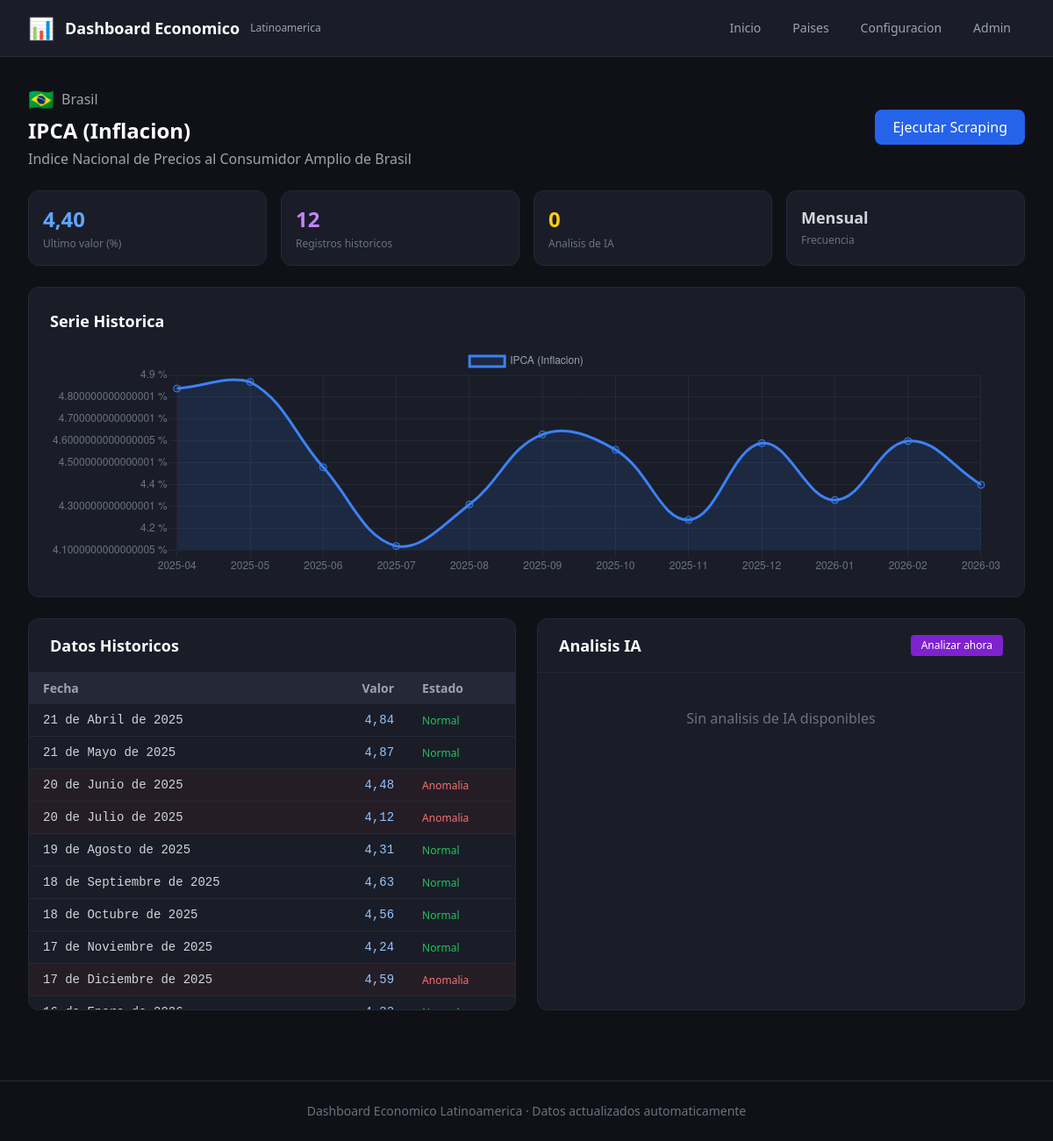
The app's page /variable/10/ with its own data.
### core/models.py (models this page shows, shortened)
class MacroVariable(models.Model):
    FREQUENCY_CHOICES = [
        ('daily', 'Diario'),
        ('weekly', 'Semanal'),
        ('monthly', 'Mensual'),
        ('quarterly', 'Trimestral'),
    ]
    country = models.ForeignKey(Country, on_delete=models.CASCADE, related_name='variables', verbose_name="País")
    name = models.CharField(max_length=200, verbose_name="Nombre")
    description = models.TextField(blank=True, verbose_name="Descripción")
    source_url = models.URLField(blank=True, verbose_name="URL fuente")
    css_selector = models.CharField(max_length=500, blank=True, verbose_name="Selector CSS")
    frequency = models.CharField(max_length=20, choices=FREQUENCY_CHOICES, default='monthly', verbose_name="Frecuencia")
    is_dynamic = models.BooleanField(default=False, verbose_name="Scraping dinámico")
    unit = models.CharField(max_length=50, verbose_name="Unidad")
    is_active = models.BooleanField(default=True, verbose_name="Activa")
    created_at = models.DateTimeField(auto_now_add=True)
    class Meta:
        verbose_name = "Variable Macroeconómica"
        verbose_name_plural = "Variables Macroeconómicas"
        ordering = ['country', 'name']
    def latest_value(self):
        last = self.historical_data.order_by('-date').first()
        return last.value if last else None

class Country(models.Model):
    name = models.CharField(max_length=100, verbose_name="Nombre")
    code = models.CharField(max_length=5, unique=True, verbose_name="Código ISO")
    flag_emoji = models.CharField(max_length=10, verbose_name="Bandera")
    class Meta:
        verbose_name = "País"
        verbose_name_plural = "Países"
        ordering = ['name']

class HistoricalData(models.Model):
    variable = models.ForeignKey(MacroVariable, on_delete=models.CASCADE, related_name='historical_data', verbose_name="Variable")
    value = models.FloatField(verbose_name="Valor")
    date = models.DateField(verbose_name="Fecha")
    is_anomaly = models.BooleanField(default=False, verbose_name="¿Anomalía?")
    scraped_at = models.DateTimeField(default=timezone.now)
    class Meta:
        verbose_name = "Dato Histórico"
        verbose_name_plural = "Datos Históricos"
        ordering = ['-date']
        unique_together = [['variable', 'date']]

### core/views.py (the view)
# urls.py: path('variable/<int:variable_id>/', views.variable_detail, name='variable_detail'),
def variable_detail(request, variable_id):
    variable = get_object_or_404(MacroVariable, id=variable_id)
    historical = variable.historical_data.order_by('date')
    ai_logs = variable.ai_logs.order_by('-analyzed_at')[:10]
    chart_labels = [str(h.date) for h in historical]
    chart_values = [h.value for h in historical]
    context = {
        'variable': variable,
        'historical': historical,
        'ai_logs': ai_logs,
        'chart_labels': json.dumps(chart_labels),
        'chart_values': json.dumps(chart_values),
    }
    return render(request, 'dashboard/variable_detail.html', context)

### templates/dashboard/variable_detail.html (shortened to what this page needs)
{% extends 'dashboard/base.html' %}
{% block content %}
<div class="flex items-center justify-between mb-6">
    <div>
        <div class="flex items-center space-x-2 mb-1">
            <span class="text-2xl">{{ variable.country.flag_emoji }}</span>
            <span class="text-gray-400">{{ variable.country.name }}</span>
        </div>
        <h1 class="text-2xl font-bold text-white">{{ variable.name }}</h1>
        <p class="text-gray-400 mt-1">{{ variable.description }}</p>
    </div>
    <button onclick="runScraper({{ variable.id }})"
            class="bg-blue-600 hover:bg-blue-700 text-white px-5 py-2 rounded-lg font-medium transition-colors">
        Ejecutar Scraping
    </button>
</div>
<div class="grid grid-cols-2 md:grid-cols-4 gap-4 mb-6">
    <div class="bg-gray-800 rounded-xl p-4 border border-gray-700">
        <div class="text-2xl font-bold text-blue-400">
            {% with variable.latest_value as lv %}
            {% if lv %}{{ lv|floatformat:2 }}{% else %}-{% endif %}
            {% endwith %}
        </div>
        <div class="text-gray-500 text-xs mt-1">Ultimo valor ({{ variable.unit }})</div>
    </div>
    <div class="bg-gray-800 rounded-xl p-4 border border-gray-700">
        <div class="text-2xl font-bold text-purple-400">{{ historical|length }}</div>
        <div class="text-gray-500 text-xs mt-1">Registros historicos</div>
    </div>
    <div class="bg-gray-800 rounded-xl p-4 border border-gray-700">
        <div class="text-2xl font-bold text-yellow-400">{{ ai_logs|length }}</div>
        <div class="text-gray-500 text-xs mt-1">Analisis de IA</div>
    </div>
    <div class="bg-gray-800 rounded-xl p-4 border border-gray-700">
        <div class="text-lg font-bold text-gray-300">{{ variable.get_frequency_display }}</div>
        <div class="text-gray-500 text-xs mt-1">Frecuencia</div>
    </div>
</div>
<div class="bg-gray-800 rounded-xl p-6 border border-gray-700 mb-6">
    <h2 class="text-lg font-semibold mb-4 text-white">Serie Historica</h2>
    <div class="chart-container" style="height: 260px;">
        <canvas id="histChart"></canvas>
    </div>
</div>
<div class="grid grid-cols-1 lg:grid-cols-2 gap-6">
    <div class="bg-gray-800 rounded-xl border border-gray-700 overflow-hidden">
        <div class="px-6 py-4 border-b border-gray-700">
            <h2 class="text-lg font-semibold text-white">Datos Historicos</h2>
        </div>
        <div class="max-h-96 overflow-y-auto">
            <table class="w-full text-sm">
                <thead class="bg-gray-700 text-gray-400 sticky top-0">
                    <tr>
                        <th class="px-4 py-2 text-left">Fecha</th>
                        <th class="px-4 py-2 text-right">Valor</th>
                        <th class="px-4 py-2 text-left">Estado</th>
                    </tr>
                </thead>
                <tbody class="divide-y divide-gray-700">
                    {% for h in historical %}
                    <tr class="hover:bg-gray-700 {% if h.is_anomaly %}bg-red-900/10{% endif %}">
                        <td class="px-4 py-2 text-gray-300 font-mono">{{ h.date }}</td>
                        <td class="px-4 py-2 text-right font-mono text-blue-300">{{ h.value|floatformat:2 }}</td>
                        <td class="px-4 py-2">
                            {% if h.is_anomaly %}
                                <span class="text-xs text-red-400">Anomalia</span>
                            {% else %}
                                <span class="text-xs text-green-500">Normal</span>
                            {% endif %}
                        </td>
                    </tr>
                    {% empty %}
                    <tr><td colspan="3" class="px-4 py-6 text-center text-gray-500">Sin datos historicos</td></tr>
                    {% endfor %}
                </tbody>
            </table>
        </div>
    </div>
    <div class="bg-gray-800 rounded-xl border border-gray-700 overflow-hidden">
        <div class="px-6 py-4 border-b border-gray-700 flex items-center justify-between">
            <h2 class="text-lg font-semibold text-white">Analisis IA</h2>
            <button onclick="requestAnalysis({{ variable.id }})" class="text-xs bg-purple-700 hover:bg-purple-600 px-3 py-1 rounded text-white transition-colors">
                Analizar ahora
            </button>
        </div>
        <div class="p-4 space-y-3 max-h-96 overflow-y-auto">
            {% for log in ai_logs %}
            <div class="bg-gray-700 rounded-lg p-3">
                <div class="flex items-center justify-between mb-2">
                    <span class="text-xs text-gray-400 font-mono">{{ log.analyzed_at|date:"d/m/Y H:i" }}</span>
                    <div class="flex gap-2">
                        <span class="text-xs px-2 py-0.5 rounded-full badge-{{ log.ai_verdict }}">{{ log.ai_verdict }}</span>
                        <span class="text-xs px-2 py-0.5 rounded-full bg-gray-600 text-gray-300">{{ log.risk_level }}</span>
                    </div>
                </div>
                <div class="text-red-400 text-xs font-mono mb-1">Delta {{ log.detected_change|floatformat:2 }}%</div>
                <p class="text-gray-300 text-xs">{{ log.justification }}</p>
                {% if log.recommendation %}
                <p class="text-blue-300 text-xs mt-1 italic">{{ log.recommendation }}</p>
                {% endif %}
            </div>
            {% empty %}
            <div class="text-center py-6 text-gray-500">Sin analisis de IA disponibles</div>
            {% endfor %}
        </div>
    </div>
</div>
{% endblock %}
{% block scripts %}
<script>
const labels = {{ chart_labels|safe }};
const values = {{ chart_values|safe }};
new Chart(document.getElementById('histChart').getContext('2d'), {
    type: 'line',
    data: {
        labels: labels.map(l => l.substring(0, 7)),
        datasets: [{
            label: '{{ variable.name }}',
            data: values,
            borderColor: '#3b82f6',
            backgroundColor: '#3b82f620',
            tension: 0.4,
            fill: true,
            pointRadius: 4,
            pointHoverRadius: 7,
        }]
    },
    options: {
        responsive: true, maintainAspectRatio: false,
        plugins: {
            legend: { labels: { color: '#9ca3af' } },
            tooltip: { backgroundColor: '#1a1d27', borderColor: '#343748', borderWidth: 1 }
        },
        scales: {
            x: { ticks: { color: '#6b7280' }, grid: { color: '#252836' } },
            y: { ticks: { color: '#6b7280', callback: v => v + ' {{ variable.unit }}' }, grid: { color: '#252836' } }
        }
    }
});
function getCookie(name) {
    const v = document.cookie.match('(^|;) ?' + name + '=([^;]*)(;|$)');
    return v ? v[2] : null;
}
async function runScraper(varId) {
    const div = document.getElementById('scraper-result');
    div.classList.remove('hidden');
    div.innerHTML = '<span class="text-gray-400">Ejecutando scraping...</span>';
    const resp = await fetch(`/api/scraper/run/${varId}/`, {
        method: 'POST', headers: {'X-CSRFToken': getCookie('csrftoken')}
    });
    const data = await resp.json();
    if (data.success) {
        div.innerHTML = `<span class="text-green-400">OK Valor: ${data.value} ${data.is_anomaly ? ' Anomalia' : ''}</span>`;
    } else {
        div.innerHTML = `<span class="text-red-400">Error: ${data.error}</span>`;
    }
    setTimeout(() => div.classList.add('hidden'), 5000);
}
async function requestAnalysis(varId) {
    const resp = await fetch(`/api/ai/analyze/${varId}/`, {
        method: 'POST', headers: {'X-CSRFToken': getCookie('csrftoken')}
    });
    const data = await resp.json();
    alert(data.success ? `Veredicto: ${data.verdict}\n${data.justification}` : `Error: ${data.error || data.justification}`);
    location.reload();
}
</script>
{% endblock %}

### templates/dashboard/base.html (style rules this page uses)
body { background-color: #0f1117; }
.chart-container { position: relative; }

### records on screen
MacroVariable: country.flag_emoji "🇧🇷", country.name "Brasil", name "IPCA (Inflacion)", description "Indice Nacional de Precios al Consumidor Amplio de Brasil", unit "%", frequency "Mensual"
HistoricalData: value "4,40"
HistoricalData: date "21 de Abril de 2025", value "4,84", is_anomaly "Normal"
HistoricalData: date "21 de Mayo de 2025", value "4,87", is_anomaly "Normal"
HistoricalData: date "20 de Junio de 2025", value "4,48", is_anomaly "Anomalia"
HistoricalData: date "20 de Julio de 2025", value "4,12", is_anomaly "Anomalia"
HistoricalData: date "19 de Agosto de 2025", value "4,31", is_anomaly "Normal"
HistoricalData: date "18 de Septiembre de 2025", value "4,63", is_anomaly "Normal"
HistoricalData: date "18 de Octubre de 2025", value "4,56", is_anomaly "Normal"
HistoricalData: date "17 de Noviembre de 2025", value "4,24", is_anomaly "Normal"
HistoricalData: date "17 de Diciembre de 2025", value "4,59", is_anomaly "Anomalia"

### other values on screen
{{ historical|length }} "12"
{{ ai_logs|length }} "0"
chart data {{ chart_labels|safe }} ["2025-04-21", "2025-05-21", "2025-06-20", "2025-07-20", "2025-08-19", "2025-09-18", "2025-10-18", "2025-11-17", "2025-12-17", "2026-01-16", "2026-02-15", "2026-03-17"]
chart data {{ chart_values|safe }} [4.84, 4.87, 4.48, 4.12, 4.31, 4.63, 4.56, 4.24, 4.59, 4.33, 4.6, 4.4]
chart data {{ variable.name }} IPCA (Inflacion)
chart data {{ variable.unit }} %
